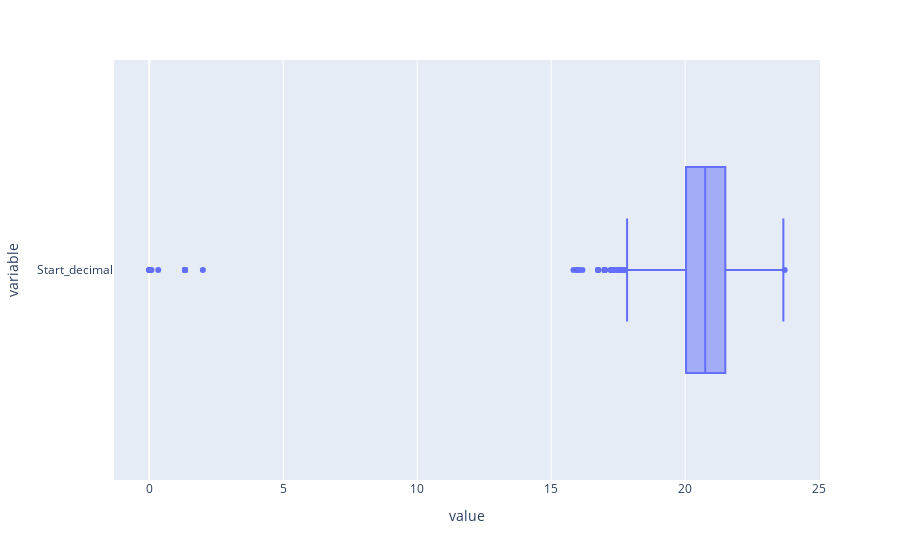

Notebook cell for this chart:
### Markdown cell above
# 05_How to Improve the Model
- We can try many different things here
- Let's go one by one

## 5.1 Dealing with outliers

### Visualize outliers

### Code cell
# Outliers in the target data
fig = px.box(df['Start_decimal'], orientation='h',
             width=None, height=None)
fig.show()

### Figure 1 — Plotly figure (JSON) as saved in the notebook; plotly's stock layout.template omitted (floating-point values rounded to 4 significant figures; data arrays with more than 128 entries replaced by an {"elided": "..."} marker saying what was removed)
{"data": [{"alignmentgroup": "True", "hovertemplate": "value=%{x}<br>variable=%{y}<extra></extra>", "legendgroup": "", "marker": {"color": "#636efa"}, "name": "", "notched": false, "offsetgroup": "", "orientation": "h", "showlegend": false, "type": "box", "x": {"elided": "4396 float values"}, "x0": " ", "xaxis": "x", "y": {"elided": "4396 str values"}, "y0": " ", "yaxis": "y"}], "layout": {"boxmode": "group", "legend": {"tracegroupgap": 0}, "margin": {"t": 60}, "xaxis": {"anchor": "y", "domain": [0, 1], "title": {"text": "value"}}, "yaxis": {"anchor": "x", "domain": [0, 1], "title": {"text": "variable"}}}}
